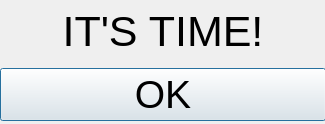
<?xml version="1.0" encoding="UTF-8"?>
<ui version="4.0">
 <class>FinishSignal</class>
 <widget class="QDialog" name="FinishSignal">
  <property name="geometry">
   <rect>
    <x>0</x>
    <y>0</y>
    <width>325</width>
    <height>124</height>
   </rect>
  </property>
  <property name="minimumSize">
   <size>
    <width>325</width>
    <height>124</height>
   </size>
  </property>
  <property name="maximumSize">
   <size>
    <width>325</width>
    <height>124</height>
   </size>
  </property>
  <property name="windowTitle">
   <string>Dialog</string>
  </property>
  <widget class="QWidget" name="verticalLayoutWidget">
   <property name="geometry">
    <rect>
     <x>0</x>
     <y>0</y>
     <width>326</width>
     <height>121</height>
    </rect>
   </property>
   <layout class="QVBoxLayout" name="verticalLayout">
    <item>
     <widget class="QLabel" name="Finished">
      <property name="font">
       <font>
        <pointsize>32</pointsize>
       </font>
      </property>
      <property name="text">
       <string>IT'S TIME!</string>
      </property>
      <property name="alignment">
       <set>Qt::AlignCenter</set>
      </property>
     </widget>
    </item>
    <item>
     <widget class="QPushButton" name="OK">
      <property name="font">
       <font>
        <pointsize>29</pointsize>
       </font>
      </property>
      <property name="text">
       <string>OK</string>
      </property>
     </widget>
    </item>
   </layout>
  </widget>
 </widget>
 <resources/>
 <connections/>
</ui>
